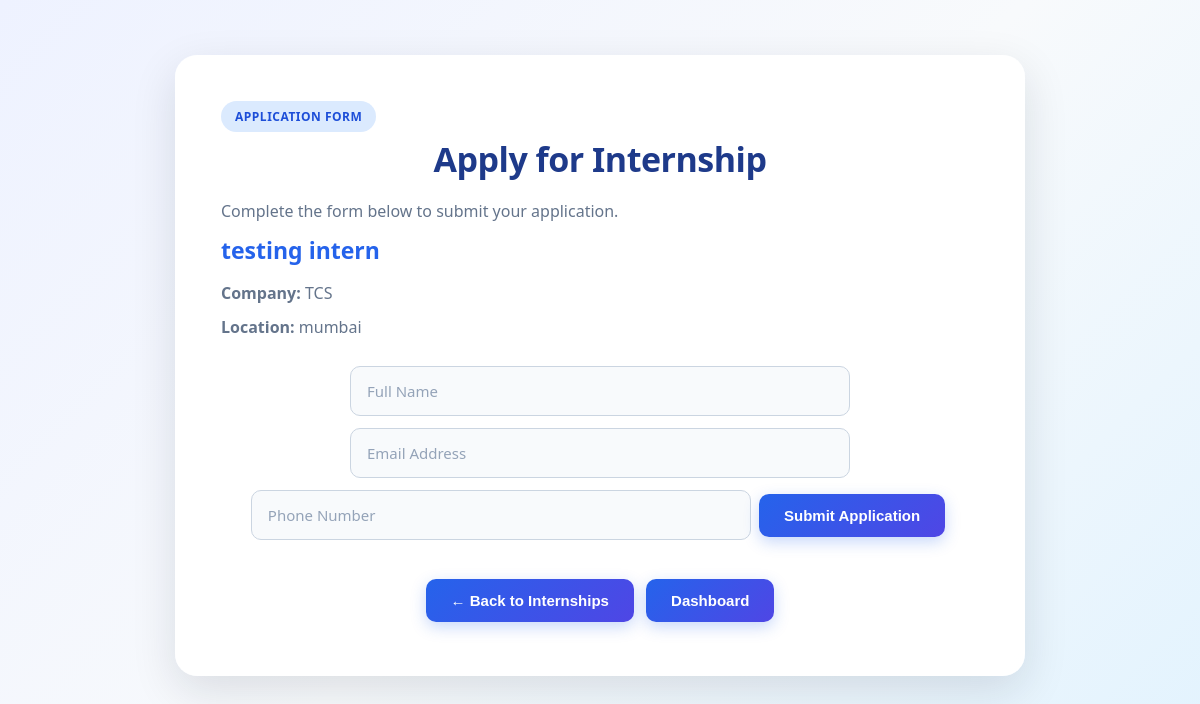
Page /apply/6 (signed in) on the committed database.
### tables this page shows
CREATE TABLE internships (
            id INTEGER PRIMARY KEY AUTOINCREMENT,
            company TEXT NOT NULL,
            title TEXT NOT NULL,
            location TEXT NOT NULL,
            duration TEXT NOT NULL,
            eligibility TEXT NOT NULL
        );

### app.py (the view, shortened to what this page needs)
@app.route("/apply/<int:internship_id>", methods=["GET", "POST"])
def apply(internship_id):
    if "student_email" not in session:
        return redirect("/login")
    conn = sqlite3.connect("internships.db")
    conn.row_factory = sqlite3.Row
    cursor = conn.cursor()
    cursor.execute(
        "SELECT * FROM internships WHERE id = ?",
        (internship_id,)
    )
    internship = cursor.fetchone()
    if internship is None:
        conn.close()
        return "Internship not found"
    conn.close()
    return render_template(
        "apply.html",
        internship=internship,
        internship_id=internship_id
    )

### templates/apply.html (shortened to what this page needs)
<!DOCTYPE html>
<html>
<head>
    <link rel="stylesheet"
          href="{{ url_for('static', filename='style.css') }}">
</head>
<body>
<div class="container apply-container">
    <div class="apply-header">
        <span class="details-badge">APPLICATION FORM</span>
        <h1>Apply for Internship</h1>
        <p>Complete the form below to submit your application.</p>
    </div>
    {% if internship %}
    <div class="selected-internship">
        <h2>{{ internship.title }}</h2>
        <p>
            <b>Company:</b> {{ internship.company }}
        </p>
        <p>
            <b>Location:</b> {{ internship.location }}
        </p>
    </div>
    {% endif %}
    <form method="POST" class="application-form">
        <input
            type="text"
            name="name"
            placeholder="Full Name"
            required>
        <input
            type="email"
            name="email"
            placeholder="Email Address"
            required>
        <input
            type="text"
            name="phone"
            placeholder="Phone Number"
            required>
        <button type="submit" class="submit-button">
            Submit Application
        </button>
    </form>
    <div class="details-buttons">
        <a href="/internships">
            <button type="button">← Back to Internships</button>
        </a>
        <a href="/dashboard">
            <button type="button">Dashboard</button>
        </a>
    </div>
</div>
</body>
</html>

### static/style.css (style rules this page uses)
* { box-sizing: border-box; margin: 0; padding: 0; }
body { font-family: "Segoe UI", Arial, sans-serif; background: linear-gradient(135deg, #eef2ff, #f8fafc, #e0f2fe); color: #1e293b; min-height: 100vh; line-height: 1.6; }
.container { width: 92%; max-width: 850px; margin: 55px auto; background: rgba(255, 255, 255, 0.96); padding: 45px; border-radius: 22px; box-shadow: 0 15px 45px rgba(15, 23, 42, 0.12); border: 1px solid rgba(255, 255, 255, 0.8); }
h1 { text-align: center; color: #1e3a8a; font-size: 34px; font-weight: 700; margin-bottom: 12px; letter-spacing: -0.5px; }
h2 { color: #2563eb; font-size: 23px; margin-bottom: 12px; }
p { font-size: 16px; color: #64748b; margin: 8px 0; }
button { border: none; border-radius: 10px; padding: 13px 25px; margin: 8px 4px; font-size: 15px; font-weight: 600; cursor: pointer; background: linear-gradient(135deg, #2563eb, #4f46e5); color: white; box-shadow: 0 5px 15px rgba(37, 99, 235, 0.25); transition: all 0.25s ease; }
a { text-decoration: none; color: inherit; }
form { text-align: center; margin-top: 20px; }
input { width: 90%; max-width: 500px; padding: 14px 16px; margin: 6px 0; border: 1px solid #cbd5e1; border-radius: 10px; font-size: 15px; font-family: inherit; background: #f8fafc; color: #1e293b; outline: none; transition: all 0.25s ease; }
input::placeholder { color: #94a3b8; }
.details-badge { display: inline-block; padding: 6px 14px; border-radius: 20px; background: #dbeafe; color: #1d4ed8; font-size: 12px; font-weight: 700; letter-spacing: 0.5px; }
.details-buttons { text-align: center; margin-top: 25px; }

### rows in the picture
internships: title "testing intern", company "TCS", location "mumbai"
